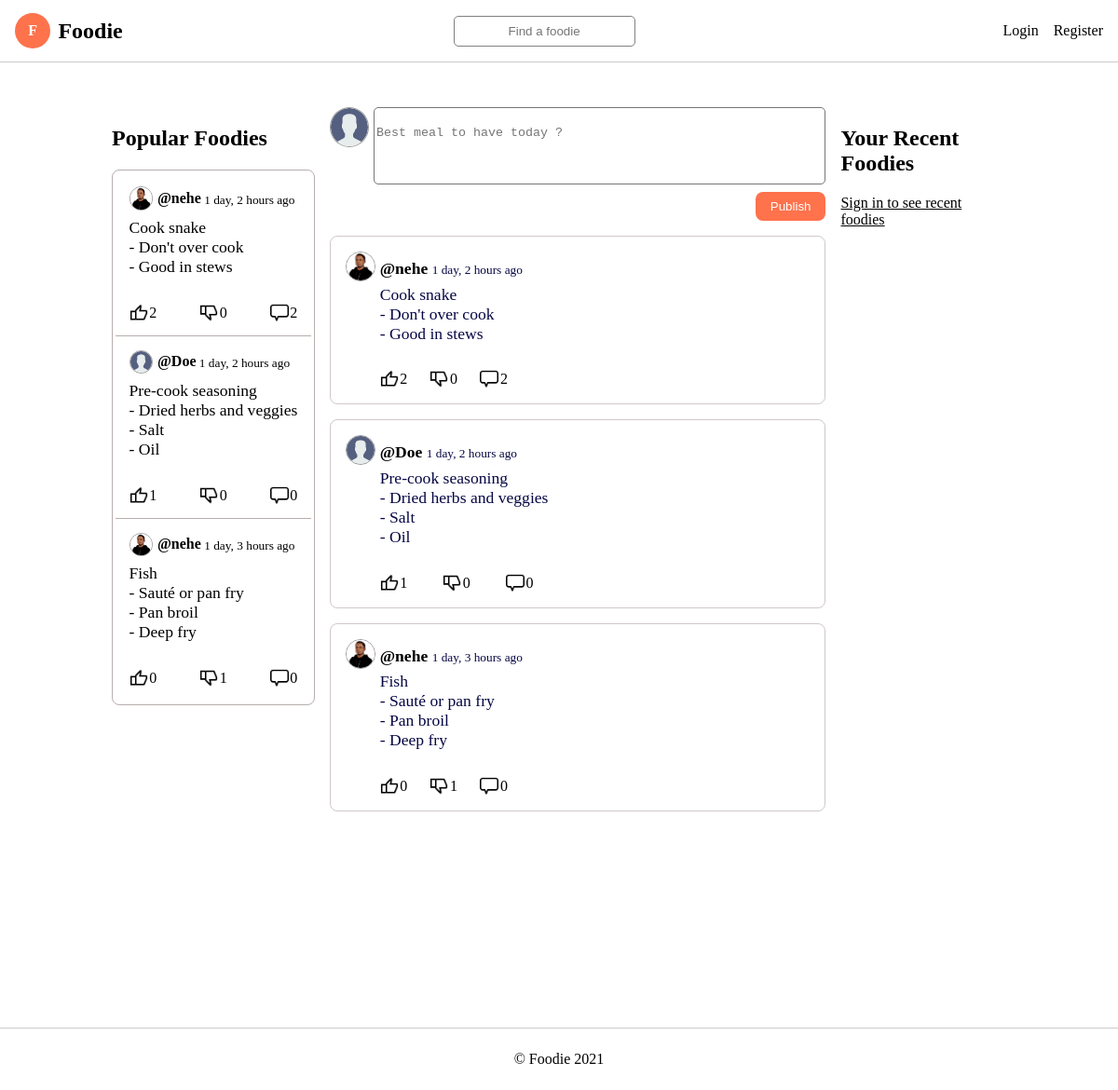
The page / on the database its author committed.
### fapp/models.py (models this page shows, shortened)
class Post(models.Model):
    body = models.TextField(max_length=200)
    created_at = models.DateTimeField(auto_now_add=True)
    created_by = models.ForeignKey(User, on_delete=models.CASCADE)

class User(AbstractUser):
    email = models.EmailField(unique=True)
    avatar = models.ImageField(null=True, default='avatar.svg')
    USERNAME_FIELD = 'email'
    REQUIRED_FIELDS = ['username']
    def __str__(self) -> str:
        return self.username

### fapp/views.py (the view)
# urls.py: path('', views.home, name='home'),
def home(request):
    q = request.GET.get('search') if request.GET.get('search') != None else ''
    posts = Post.objects.filter(body__icontains=q).order_by('-created_at')
    popular, recent = get_side_bars_data(request)
    form = PostForm
    context = {'posts': posts, 'form': form, 'popular': popular, 'recent': recent}
    return render(request, "fapp/index.html",context)

### fapp/helpers.py (called while the page is built)
def get_side_bars_data(request):
    popular = Post.objects.filter(Q(created_at__date=datetime.today())) \
                  .annotate(count=Count('upvote')) \
                  .order_by('-count')[:6]
    if not popular:
        popular = Post.objects.all().annotate(count=Count('upvote')) \
                                     .order_by('-count')[:4]
    if request.user.is_authenticated:
        recent = Post.objects.filter(Q(created_by=request.user)) \
                          .order_by('-created_at')[:4]
    else:
        recent = None
    return (popular, recent)

### fapp/templates/fapp/index.html (shortened to what this page needs)
{% extends 'main.html' %} {% block main %} {% load static %}
<section class="container">
  {% include 'fapp/popular.html' %}
  <section class="middle_col">
    <section class="add_post">
      <div class="avatar1">
        {% if user.is_authenticated %}
        <img src="{{user.avatar.url}}" alt="" />
        {% else %}
        <img src="{% static '/images/avatar.svg' %}" alt="" />
        {% endif %}
      </div>
      <form method="post" action="{% url 'fapp:addpost' %}">
        {% csrf_token %} {{ form}}
        <input type="submit" value="Publish" />
      </form>
    </section>
    <section class="list">
       {% for post in posts %}
      <div class="post" id="{{post.id}}">
        <div class="profile_pic">
          <img src="{{post.created_by.avatar.url}}" alt="" />
        </div>
        <div class="content">
          <p class="name">
            <strong>
              <a href="{% url 'fapp:profile' post.created_by.id %}"
                >@{{post.created_by}}</a
              >
            </strong>
            <small>{{post.created_at | timesince}} ago</small>
          </p>
          <p class="body">{{post.body | capfirst }}</p>
          <div class="actions">
            <a href="{% url 'fapp:upvote' post.id %}" title="Up vote">
              <img src="{% static 'images/upvote.png' %}" alt="up vote icon" />
              {{post.upvote_set.all.count}}
            </a>
            <a href="{% url 'fapp:downvote' post.id %}" title="Down vote">
              <img
                src="{% static 'images/icons8-thumbs-down-24.png' %}"
                alt="down vote icon"
              />
              {{post.downvote_set.all.count}}
            </a>
            <a href="{% url 'fapp:comments' post.id %}" title="Comments">
              <img
                src="{% static 'images/icons8-comments-26.png' %}"
                alt="comment icon"
              />
              {{post.comment_set.all.count}}
            </a>
          </div>
        </div>
      </div>
      {% endfor %}
    </section>
  </section>
  {% include 'fapp/recent.html' %}
</section>
{% endblock %}

### fapp/templates/fapp/popular.html (shortened to what this page needs)
{% load static %}
<section class="popular_main">
  <h2>Popular Foodies</h2>
  <section class="wrapper">
    {% for post in popular %}
    <section class="popular_post">
      <a href="{% url 'fapp:comments' post.id %}">
        <div class="profile">
          <div class="profile_pic">
            <img src="{{post.created_by.avatar.url}}" alt="" />
          </div>
          <strong> @{{post.created_by}}</strong>
          <small style="margin-top: 0.2rem"
            >&nbsp;{{post.created_at | timesince}} ago</small
          >
        </div>
        <div class="content">
          <p class="body" style="white-space: pre">{{post.body | capfirst }}</p>
          <div class="actions">
            <p>
              <img src="{% static 'images/upvote.png' %}" alt="up vote icon" />
              {{post.upvote_set.all.count}}
            </p>
            <p>
              <img
                src="{% static 'images/icons8-thumbs-down-24.png' %}"
                alt="down vote icon"
              />
              {{post.downvote_set.all.count}}
            </p>
            <p>
              <img
                src="{% static 'images/icons8-comments-26.png' %}"
                alt="down vote icon"
              />
              {{post.comment_set.all.count}}
            </p>
          </div>
        </div>
      </a>
    </section>
    {% endfor %}
  </section>
</section>

### static/css/main.css (style rules this page uses)
html, body { padding: 0; margin: 0; }
*, *::after, *::before { box-sizing: border-box; }
a { text-decoration: none; color: #000; }

### static/css/middle_column.css (style rules this page uses)
.add_post { display: flex; }
.add_post > form { display: flex; flex-direction: column; width: 100%; }
.add_post > form > .input { border-radius: 5px; padding-top: 1.2rem; }
.add_post > form > input { align-self: flex-end; margin-top: .5rem; background-color: #FE724C; padding: .5rem 1rem; border-radius: 8px; color: #fff; outline: none; border:0; transition: all .5s ease-in; }

### templates/navbar.html (style rules this page uses)
.dropdown, p { margin: 0; padding: 0; position: relative; }

### fapp/templates/fapp/popular.html (style rules this page uses)
.wrapper { border-radius: 8px; padding: 0.2rem; border: 1px solid hsl(0, 7%, 70%); border-radius: 8px; }
.popular_post { display: flex; padding: 0.2rem; width: 100%; color: rgb(6, 7, 68); transition: all 0.2s ease-in; border-bottom: 1px solid hsl(0, 7%, 70%); }
.popular_post:last-of-type { border-bottom: 0; }
.popular_post .profile_pic { height: 1.6rem; width: 1.6rem; border-radius: 100%; margin-right: 0.3em; }
.profile_pic > img { width: 100%; height: 100%; object-fit: contain; border: 1px solid hsl(0, 0%, 60%); border-radius: 100%; }
.content { margin-top: 0.5rem; }
.content > .actions { display: flex; justify-content: space-between; }
.content > .actions p { display: flex; align-items: center; margin-top: 1.2rem; }
.content > .actions p > img { margin-right: 0.1rem; transition: background-color 0.5s ease-in; width: 20px; height: 20px; }
.popular_post > a { display: block; width: 100%; padding: 0.7em; }
.profile { display: flex; align-items: center; flex-wrap: wrap; }

### fapp/templates/fapp/recent.html (style rules this page uses)
.wrapper { border-radius: 8px; padding: 0.2rem; }
.content > .name { margin-bottom: 0.4em; }
.content > .name > strong { font-size: 1.1rem; }
.content p { margin: 0; }
.content > .actions { display: flex; margin-top: 0.6em; justify-content: space-between; }
.content > .actions p { display: flex; align-items: center; margin-top: 1.2rem; }
.content > .actions p > img { margin-right: 0.1rem; transition: background-color 0.5s ease-in; width: 20px; height: 20px; }

### fapp/templates/fapp/index.html (style rules this page uses)
.container { display: grid; grid-template-columns: 1fr 3fr 1fr; column-gap: 1rem; width: 80%; margin: 0 auto; }
.middle_col { display: flex; flex-direction: column; width: 100%; max-width: 600px; margin: 0 auto; }
.list { margin-top: 1rem; align-self: flex-start; width: 100%; }
.post { display: flex; padding: 1rem 0.4em; width: 100%; border-radius: 8px; color: rgb(6, 7, 68); margin-bottom: 1rem; color: (66, 49, 49); transition: all 0.2s ease-in; border: 1px solid rgb(209, 200, 200); padding: 1rem; border-radius: 8px; cursor: default !important; }
.post > .profile_pic { height: 2rem; width: 2rem; border-radius: 100%; margin-right: 0.3em; }
.post > .profile_pic > img { width: 100%; height: 100%; object-fit: contain; border: 1px solid hsl(0, 0%, 60%); border-radius: 100%; }
.content > .name { margin-bottom: 0.4em; }
.content > .name > strong { font-size: 1.1rem; }
.content > .body { font-size: 1.1rem; white-space: pre; }
.content p { margin: 0; }
.content > .actions { display: flex; justify-content: space-between; }
.content > .actions a { display: flex; align-items: center; margin-top: 1.2rem; margin-right: 1rem; }
.content > .actions a > img { margin-right: 0.1rem; transition: background-color 0.5s ease-in; width: 20px; height: 20px; }
.add_post > .avatar1 { height: 2.7em; width: 2.9rem; margin-right: 0.3rem; }
.add_post > .avatar1 > img { width: 100%; height: 100%; object-fit: contain; border: 1px solid hsl(0, 0%, 60%); border-radius: 50%; }

### rows shown on the page
Post: created_by.avatar (picture), created_by "nehe", created_at "1 day, 2 hours", body "Cook snake - Don't over cook - Good in stews", upvote_set.all.count "2", downvote_set.all.count "0", comment_set.all.count "2"
Post: created_by.avatar (placeholder picture), created_by "Doe", created_at "1 day, 2 hours", body "Pre-cook seasoning - Dried herbs and veggies - Salt - Oil", upvote_set.all.count "1", downvote_set.all.count "0", comment_set.all.count "0"
Post: created_by.avatar (picture), created_by "nehe", created_at "1 day, 3 hours", body "Fish - Sauté or pan fry - Pan broil - Deep fry", upvote_set.all.count "0", downvote_set.all.count "1", comment_set.all.count "0"
